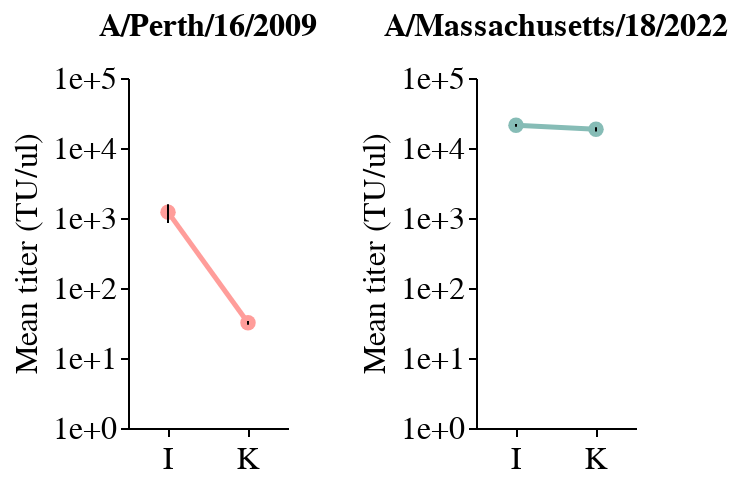

This figure's notebook cell:
### Code cell
lines = alt.Chart(
    epistasis_df
).mark_line(
    size=2.5,
    point={"filled": True, "size": 60}
).encode(
    x=alt.X(
        "amino_acid:O",
        sort=['I', 'K'],
        title='',
        axis=alt.Axis(
            grid=False,
            labelAngle=0,
            labelBaseline='top',
            labelPadding=3   
        ),
    ),
    y=alt.Y(
        'mean_titer:Q', 
        title=['Mean titer (TU/ul)'], 
        scale=alt.Scale(type='log', domain=[1, 5e4]),
        axis=alt.Axis(
            format="~e",
            grid=False,
            tickCount=4,
        ),
    ),
    color=alt.Color(
        'background:O',
        scale=alt.Scale(
            domain=['A/Perth/16/2009', 'A/Massachusetts/18/2022'],
            range=['#FF9D9A', '#86BCB6'],
        ),
        legend=None
    ),
    detail='background:O'
)

# Error bars: mean ± 1SE
error_bars = alt.Chart(
    epistasis_df
).mark_errorbar().encode(
    x=alt.X(
        "amino_acid:O",
        sort=['I', 'K'],
    ),
    y=alt.Y('lower:Q', title=['Mean titer (TU/ul)']),
    y2='upper:Q',
)

(lines + error_bars).properties(
    width=80,
    height=175
).facet(
    facet=alt.Facet(
        'background', 
        sort=['A/Perth/16/2009', 'A/Massachusetts/18/2022'],
        title=None
    ),
    columns=4
).resolve_scale(
    x='independent',
    y='independent'
).configure_header(
    labelFontSize=16,
    labelFontWeight='bold'
)

### Figure 1 — Vega-Lite specification as saved in the notebook (floating-point values rounded to 4 significant figures)
{"config": {"background": "white", "title": {"fontSize": 20, "fontWeight": "normal", "font": "Helvetica", "anchor": "start", "color": "#000000", "orient": "top", "offset": 5, "subtitleColor": "gray", "subtitleFont": "Helvetica", "subtitleFontWeight": "normal", "subtitleFontSize": 18, "subtitlePadding": 2}, "axis": {"domain": true, "domainColor": "black", "domainWidth": 1, "grid": false, "gridColor": "#DEDDDD", "gridWidth": 0.5, "labelFont": "Helvetica", "labelFontSize": 16, "labelFlush": false, "labelFontWeight": "normal", "labelPadding": 2, "tickColor": "black", "tickSize": 4, "tickCount": 3, "tickWidth": 1, "titleFont": "Helvetica", "titleAlign": "center", "titleFontWeight": "normal", "titleFontSize": 16, "titlePadding": 5}, "legend": {"labelFont": "Helvetica", "labelFontSize": 16, "symbolSize": 100, "titleFont": "Helvetica", "titleFontSize": 16, "titleFontWeight": "normal", "padding": 5, "titleLimit": 200, "gradientLength": 100}, "range": {"category": ["#4e79a7", "#f28e2c", "#e15759", "#76b7b2", "#59a14f", "#edc949", "#af7aa1", "#ff9da7", "#9c755f", "#bab0ab"], "diverging": ["#c7e9b4", "#7fcdbb", "#41b6c4", "#1d91c0", "#225ea8", "#253494"]}, "view": {"stroke": "white", "strokeWidth": 0}, "text": {"font": "Helvetica", "fontSize": 16}, "header": {"labelFontSize": 16, "labelFontWeight": "bold"}}, "data": {"name": "data-2905b44a33c5a7336e964eb47de6ad23"}, "facet": {"field": "background", "sort": ["A/Perth/16/2009", "A/Massachusetts/18/2022"], "title": null, "type": "nominal"}, "spec": {"layer": [{"mark": {"type": "line", "point": {"filled": true, "size": 60}, "size": 2.5}, "encoding": {"color": {"field": "background", "legend": null, "scale": {"domain": ["A/Perth/16/2009", "A/Massachusetts/18/2022"], "range": ["#FF9D9A", "#86BCB6"]}, "type": "ordinal"}, "detail": {"field": "background", "type": "ordinal"}, "x": {"axis": {"grid": false, "labelAngle": 0, "labelBaseline": "top", "labelPadding": 3}, "field": "amino_acid", "sort": ["I", "K"], "title": "", "type": "ordinal"}, "y": {"axis": {"format": "~e", "grid": false, "tickCount": 4}, "field": "mean_titer", "scale": {"domain": [1, 50000.0], "type": "log"}, "title": ["Mean titer (TU/ul)"], "type": "quantitative"}}}, {"mark": {"type": "errorbar"}, "encoding": {"x": {"field": "amino_acid", "sort": ["I", "K"], "type": "ordinal"}, "y": {"field": "lower", "title": ["Mean titer (TU/ul)"], "type": "quantitative"}, "y2": {"field": "upper"}}}], "height": 175, "width": 80}, "columns": 4, "resolve": {"scale": {"x": "independent", "y": "independent"}}, "$schema": "https://vega.github.io/schema/vega-lite/v5.16.3.json", "datasets": {"data-2905b44a33c5a7336e964eb47de6ad23": [{"virus": "K140I", "mean_titer": 21100.0, "se": 934.3, "effect": 0.2189, "mutation": "K140I", "lower": 20170.0, "upper": 22040.0, "amino_acid": "I", "background": "A/Massachusetts/18/2022", "virus_label": "K140I"}, {"virus": "PE09-I140K", "mean_titer": 31.79, "se": 1.847, "effect": 0.0, "mutation": null, "lower": 29.94, "upper": 33.64, "amino_acid": "K", "background": "A/Perth/16/2009", "virus_label": "I140K"}, {"virus": "PE09-WT", "mean_titer": 1213.0, "se": 365.4, "effect": 0.0, "mutation": null, "lower": 847.5, "upper": 1578.0, "amino_acid": "I", "background": "A/Perth/16/2009", "virus_label": "unmutated"}, {"virus": "unmutated", "mean_titer": 18500.0, "se": 1238.0, "effect": 0.0, "mutation": null, "lower": 17260.0, "upper": 19740.0, "amino_acid": "K", "background": "A/Massachusetts/18/2022", "virus_label": "unmutated"}]}}
